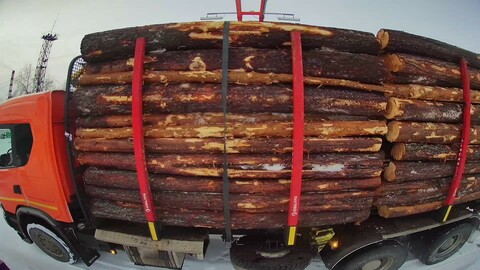
#> input picture reports/front.jpg, 480 x 270 px; its folder holds only this picture in this run
$ python -i streamlit_api.py   (imports and definitions only)
#> lines starting #> are read from the running program, lines starting #| are printed output that depends on the picture; after the words box and inside, x2 and y2 are one past the last pixel; in counts of white or black regions, pixels touching at a corner belong together
#> further down, picture is the input picture: shape (270, 480, 3); mean B, G, R 72.3, 79.8, 109.3
import os
import json
from pathlib import Path
from typing import Tuple, Union, List, Iterable

import seaborn as sns
import streamlit as st
import matplotlib.pyplot as plt
import numpy as np
import cv2

ROOT_DIR = Path(os.path.dirname(os.path.abspath(__file__))).parent.parent
DATA_DIR = ROOT_DIR.joinpath("data")
CHECKPOINTS_DIR = DATA_DIR.joinpath("checkpoints")

SEED = 0

DISTORTION_COEFFICIENTS = np.array([-2.05e-5, 0, 0, 0])


def undistort_image(img: np.ndarray) -> np.ndarray:
    w = img.shape[1]
    h = img.shape[0]
    focus = 10
    calibration_matrix = np.array([
        [focus, 0, 0.5 * w],
        [0, focus, 0.5 * h],
        [0, 0, 1]
    ])
    return cv2.undistort(img, calibration_matrix, DISTORTION_COEFFICIENTS)


def down_scale_image(img: np.ndarray, scale: float = 1.) -> np.ndarray:
    new_w = int(img.shape[1] * scale)
    new_h = int(img.shape[0] * scale)
    return cv2.resize(img, (new_w, new_h), interpolation=cv2.INTER_AREA)


def prepare_image(img: np.ndarray,
                  undistort: bool = True,
                  scale: float = 1.) -> np.ndarray:
    undistorted_img = undistort_image(img) if undistort else img
    return down_scale_image(undistorted_img, scale)


def get_image_by_path(path: Union[str, Path], prepared: bool = True, scale=0.5) -> np.ndarray:
    img = cv2.imread(str(path))
    if prepared:
        img = prepare_image(img, scale=scale)
    return img


def get_front_images_paths(front_dir: Union[str, Path]) -> List[Path]:
    path = Path(front_dir)
    names = path.glob("front*")
    return sort_front_images_paths(names)


def sort_front_images_paths(path_list: Iterable[Union[str, Path]]) -> List[Path]:
    pairs = []
    max_i = 0
    for path in path_list:
        p = Path(path)
        i = int(str(p.name).split('.')[0][5:])
        max_i = max(max_i, i)
        pairs.append((i, p))

    pairs = sorted(pairs)
    return [p[1] for p in pairs]


def filter_image(img: np.ndarray) -> np.ndarray:
    img_gray = cv2.cvtColor(img, cv2.COLOR_BGR2GRAY)
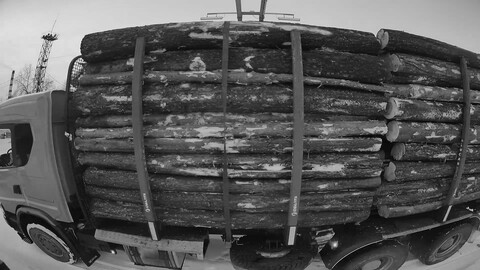
#> img_gray: shape (270, 480); min 0, max 243, mean 87.8
    size = 10
    kern = cv2.getGaborKernel(
        (size, size),
        2 / 4,
        np.pi / 2,
        9,
        gamma=1,
        psi=np.pi
    )
    kern[kern > 0] /= kern[kern > 0].sum()
    kern[kern < 0] /= np.abs(kern[kern < 0].sum())

    gradient = cv2.filter2D(img_gray, -1, kern)
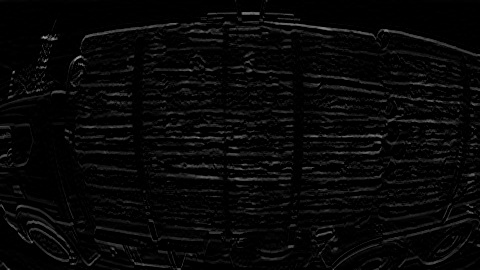
#> gradient: shape (270, 480); min 0, max 162, mean 7.6
    binary_img = (gradient > 8).astype('uint8')
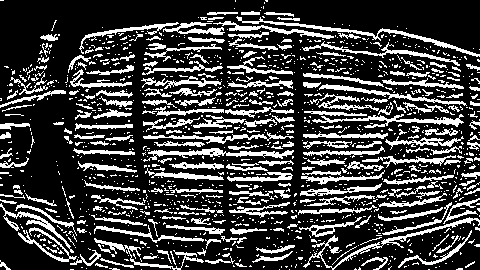
#> binary_img: shape (270, 480); values 0 (black) and 1 (white), 25.1% white in thin lines or dots

    open_kernel = np.ones((2, 15))
    binary_img = cv2.morphologyEx(binary_img, cv2.MORPH_OPEN, open_kernel)
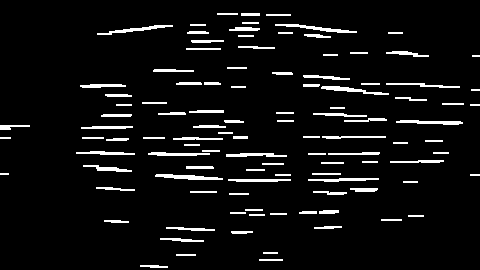
#> binary_img: shape (270, 480); values 0 (black) and 1 (white), 6.2% white; 108 white regions (3 under 20 px), largest, box (x1, y1, x2, y2) and area: (155, 174, 223, 180) 244, (275, 24, 357, 33) 239, (321, 86, 389, 95) 226

    close_kernel = np.ones((2, 30))
    binary_img = cv2.morphologyEx(binary_img, cv2.MORPH_CLOSE, close_kernel)
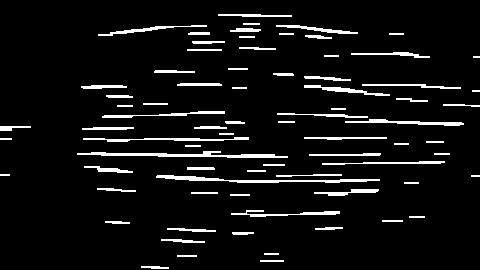
#> binary_img: shape (270, 480); values 0 (black) and 1 (white), 6.6% white; 76 white regions (3 under 20 px), largest, box (x1, y1, x2, y2) and area: (77, 151, 288, 158) 682, (156, 175, 380, 183) 635, (83, 137, 249, 142) 368
    return binary_img


# [37 lines not run here, left out]

>>> import cv2
>>> picture = cv2.imread('../../reports/front.jpg')
>>> result = filter_image(picture)
